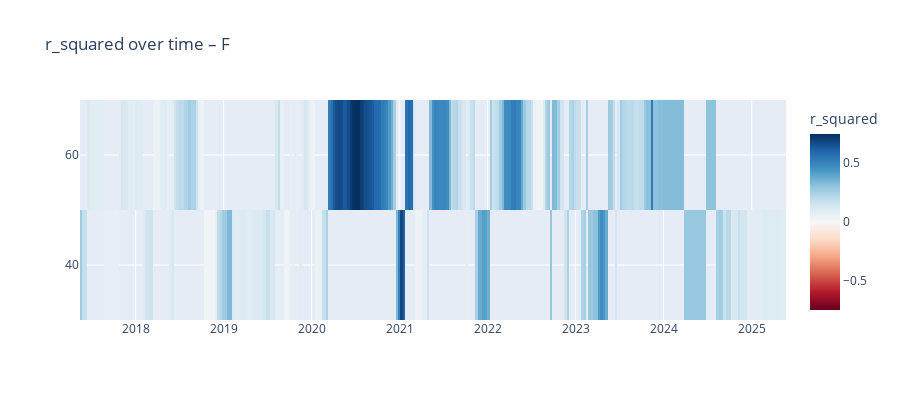
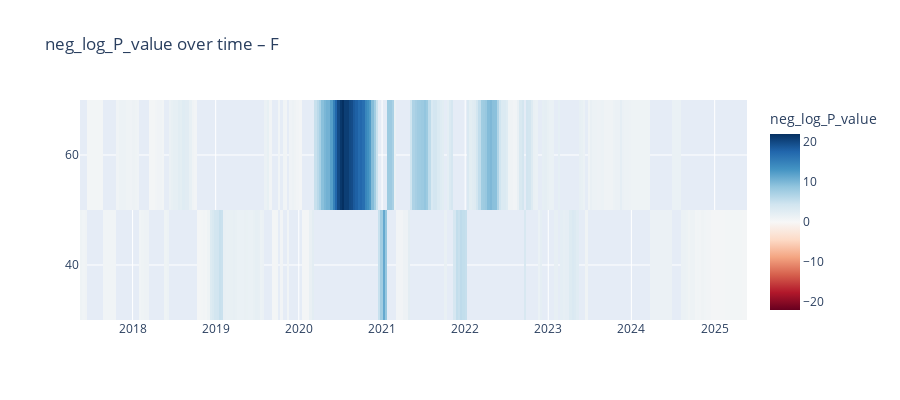
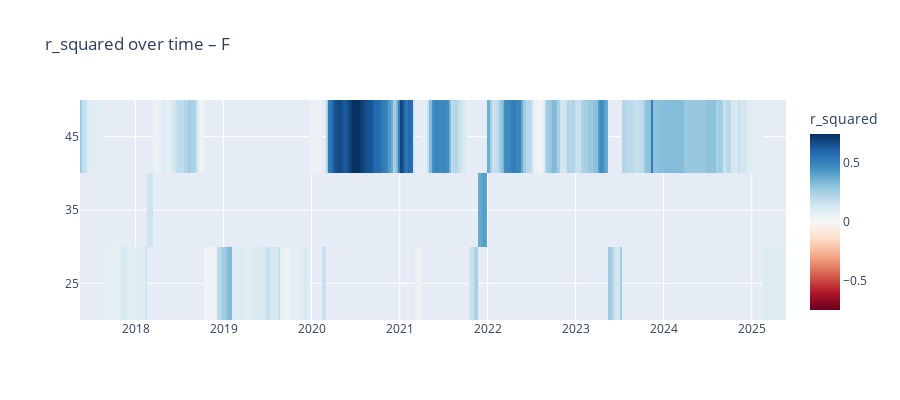
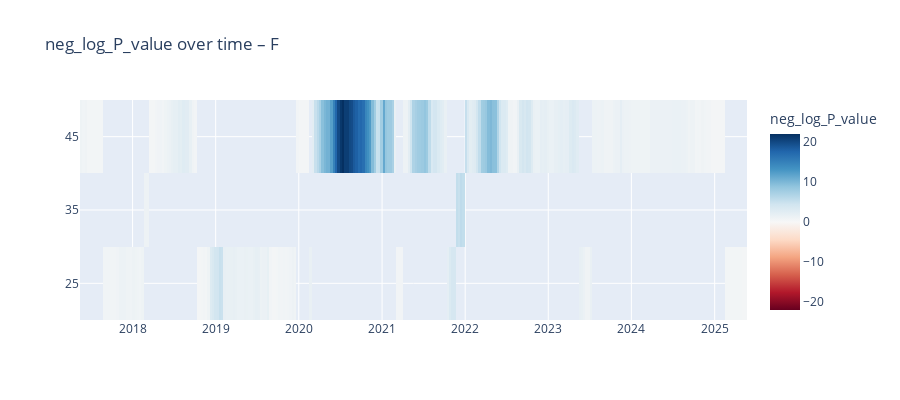

The notebook cell saved with these charts, in order:
### Markdown cell above
We can visualize what window for return\hirozon was picked for each prediction period and if there were any suspicious fits

### Code cell
df_with_preds   = fit_results["df"]
models_metadata = fit_results["models_df"]
heatmap_fig_rsq = plot_param_heatmap(models_metadata, "r_squared", "horizon", ticker=TEST_TICKER) # to plot R-squared heatmap as a function of horizon
heatmap_fig_rsq.show()
heatmap_fig_pvalue = plot_param_heatmap(models_metadata, "neg_log_P_value", "horizon", ticker=TEST_TICKER) # to plot p-value heatmap as a function of horizon
heatmap_fig_pvalue.show()
heatmap_fig_rsq = plot_param_heatmap(models_metadata, "r_squared", "span", ticker=TEST_TICKER) # to plot R-squared heatmap as a function of span
heatmap_fig_rsq.show()
heatmap_fig_pvalue = plot_param_heatmap(models_metadata, "neg_log_P_value", "span", ticker=TEST_TICKER) # to plot p-value heatmap as a function of span
heatmap_fig_pvalue.show()
models_metadata = models_metadata.sort_values('neg_log_P_value', ascending=False)
for i in range(1):
    plot_slice_scatter(df_with_preds.set_index("Date"), models_metadata.iloc[i]) # plot best fit
    plot_sentiment_period(df_with_preds.set_index("Date"), models_metadata.iloc[i]) # plot that sentiment period
suspects = find_suspicious_fits(models_metadata)
if suspects.empty:
    print("No suspicious fits found.")
else:
    for i in range(1):
        plot_slice_scatter(df_with_preds.set_index("Date"), suspects.iloc[i])  # plot suspicious fit, top-1
        plot_sentiment_period(df_with_preds.set_index("Date"), suspects.iloc[i])

### Figure 1 — Plotly figure (JSON) as saved in the notebook; plotly's stock layout.template omitted (floating-point values rounded to 4 significant figures; data arrays with more than 128 entries replaced by an {"elided": "..."} marker saying what was removed)
{"data": [{"coloraxis": "coloraxis", "hovertemplate": "x: %{x}<br>y: %{y}<br>r_squared: %{z}<extra></extra>", "name": "0", "type": "heatmap", "x": {"elided": "248 str values"}, "xaxis": "x", "y": ["60", "40"], "yaxis": "y", "z": {"elided": "2x248 float values"}}], "layout": {"coloraxis": {"cmid": 0, "colorbar": {"title": {"text": "r_squared"}}, "colorscale": [[0, "rgb(103,0,31)"], [0.1, "rgb(178,24,43)"], [0.2, "rgb(214,96,77)"], [0.3, "rgb(244,165,130)"], [0.4, "rgb(253,219,199)"], [0.5, "rgb(247,247,247)"], [0.6, "rgb(209,229,240)"], [0.7, "rgb(146,197,222)"], [0.8, "rgb(67,147,195)"], [0.9, "rgb(33,102,172)"], [1, "rgb(5,48,97)"]]}, "height": 400, "title": {"text": "r_squared over time – F"}, "xaxis": {"anchor": "y", "domain": [0, 1]}, "yaxis": {"anchor": "x", "autorange": "reversed", "domain": [0, 1], "type": "category"}}}

### Figure 2 — Plotly figure (JSON) as saved in the notebook; plotly's stock layout.template omitted (floating-point values rounded to 4 significant figures; data arrays with more than 128 entries replaced by an {"elided": "..."} marker saying what was removed)
{"data": [{"coloraxis": "coloraxis", "hovertemplate": "x: %{x}<br>y: %{y}<br>neg_log_P_value: %{z}<extra></extra>", "name": "0", "type": "heatmap", "x": {"elided": "248 str values"}, "xaxis": "x", "y": ["60", "40"], "yaxis": "y", "z": {"elided": "2x248 float values"}}], "layout": {"coloraxis": {"cmid": 0, "colorbar": {"title": {"text": "neg_log_P_value"}}, "colorscale": [[0, "rgb(103,0,31)"], [0.1, "rgb(178,24,43)"], [0.2, "rgb(214,96,77)"], [0.3, "rgb(244,165,130)"], [0.4, "rgb(253,219,199)"], [0.5, "rgb(247,247,247)"], [0.6, "rgb(209,229,240)"], [0.7, "rgb(146,197,222)"], [0.8, "rgb(67,147,195)"], [0.9, "rgb(33,102,172)"], [1, "rgb(5,48,97)"]]}, "height": 400, "title": {"text": "neg_log_P_value over time – F"}, "xaxis": {"anchor": "y", "domain": [0, 1]}, "yaxis": {"anchor": "x", "autorange": "reversed", "domain": [0, 1], "type": "category"}}}

### Figure 3 — Plotly figure (JSON) as saved in the notebook; plotly's stock layout.template omitted (floating-point values rounded to 4 significant figures; data arrays with more than 128 entries replaced by an {"elided": "..."} marker saying what was removed)
{"data": [{"coloraxis": "coloraxis", "hovertemplate": "x: %{x}<br>y: %{y}<br>r_squared: %{z}<extra></extra>", "name": "0", "type": "heatmap", "x": {"elided": "248 str values"}, "xaxis": "x", "y": ["45", "35", "25"], "yaxis": "y", "z": {"elided": "3x248 float values"}}], "layout": {"coloraxis": {"cmid": 0, "colorbar": {"title": {"text": "r_squared"}}, "colorscale": [[0, "rgb(103,0,31)"], [0.1, "rgb(178,24,43)"], [0.2, "rgb(214,96,77)"], [0.3, "rgb(244,165,130)"], [0.4, "rgb(253,219,199)"], [0.5, "rgb(247,247,247)"], [0.6, "rgb(209,229,240)"], [0.7, "rgb(146,197,222)"], [0.8, "rgb(67,147,195)"], [0.9, "rgb(33,102,172)"], [1, "rgb(5,48,97)"]]}, "height": 400, "title": {"text": "r_squared over time – F"}, "xaxis": {"anchor": "y", "domain": [0, 1]}, "yaxis": {"anchor": "x", "autorange": "reversed", "domain": [0, 1], "type": "category"}}}

### Figure 4 — Plotly figure (JSON) as saved in the notebook; plotly's stock layout.template omitted (floating-point values rounded to 4 significant figures; data arrays with more than 128 entries replaced by an {"elided": "..."} marker saying what was removed)
{"data": [{"coloraxis": "coloraxis", "hovertemplate": "x: %{x}<br>y: %{y}<br>neg_log_P_value: %{z}<extra></extra>", "name": "0", "type": "heatmap", "x": {"elided": "248 str values"}, "xaxis": "x", "y": ["45", "35", "25"], "yaxis": "y", "z": {"elided": "3x248 float values"}}], "layout": {"coloraxis": {"cmid": 0, "colorbar": {"title": {"text": "neg_log_P_value"}}, "colorscale": [[0, "rgb(103,0,31)"], [0.1, "rgb(178,24,43)"], [0.2, "rgb(214,96,77)"], [0.3, "rgb(244,165,130)"], [0.4, "rgb(253,219,199)"], [0.5, "rgb(247,247,247)"], [0.6, "rgb(209,229,240)"], [0.7, "rgb(146,197,222)"], [0.8, "rgb(67,147,195)"], [0.9, "rgb(33,102,172)"], [1, "rgb(5,48,97)"]]}, "height": 400, "title": {"text": "neg_log_P_value over time – F"}, "xaxis": {"anchor": "y", "domain": [0, 1]}, "yaxis": {"anchor": "x", "autorange": "reversed", "domain": [0, 1], "type": "category"}}}
